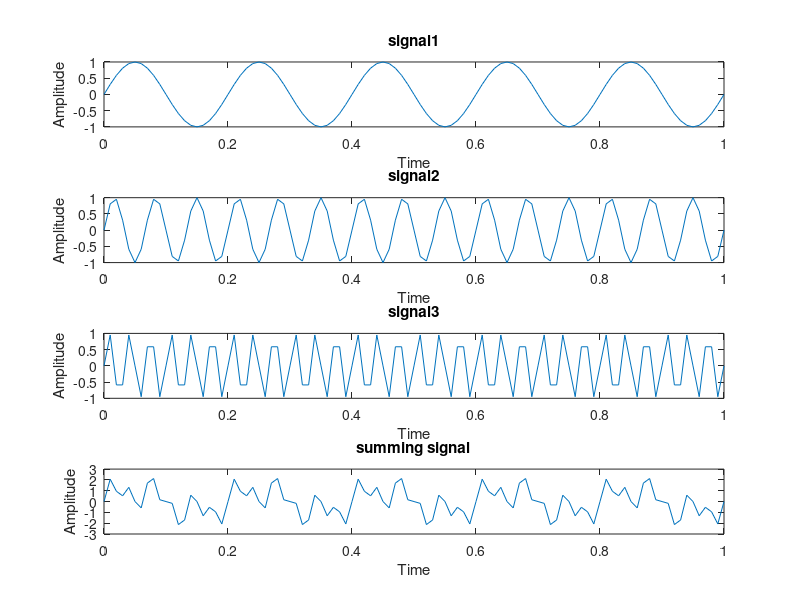
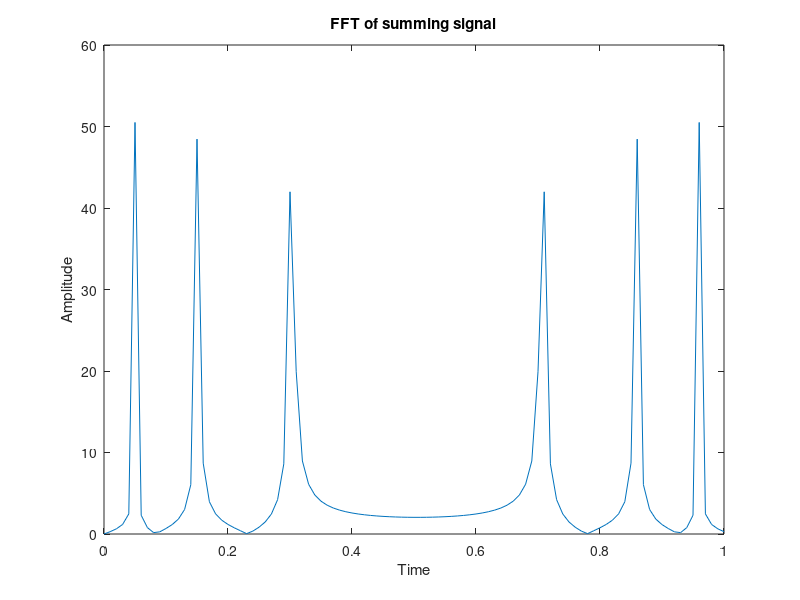
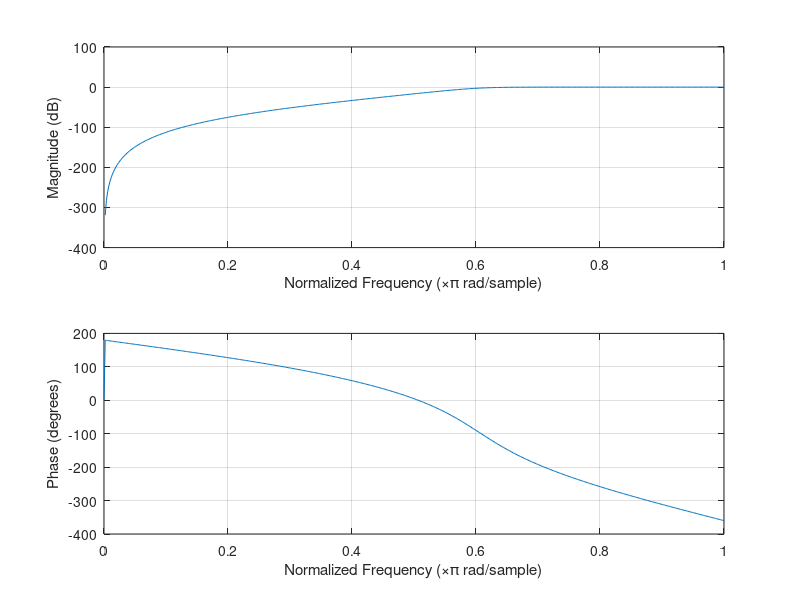
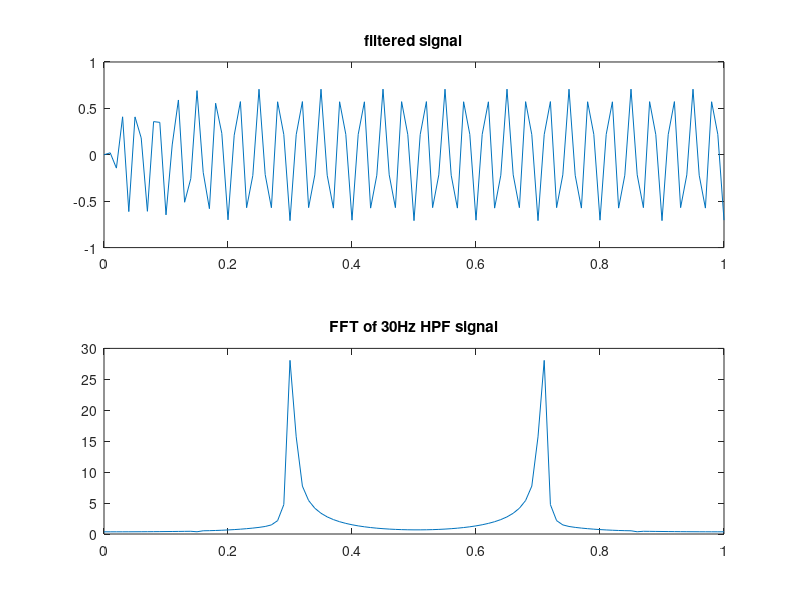

Write MATLAB code to recreate these figures, in order.
clc;
clear all;
close all;
fs = 100;
t = 0:0.01:1;
x1 = sin(2*pi*5*t);
subplot(4,1,1);
plot(t,x1);
title('signal1');
xlabel('Time');
ylabel('Amplitude');
x2 = sin(2*pi*15*t);
subplot(4,1,2);
plot(t,x2);
title('signal2');
xlabel('Time');
ylabel('Amplitude');
x3 = sin(2*pi*30*t);
subplot(4,1,3);
plot(t,x3);
title('signal3');
xlabel('Time');
ylabel('Amplitude');
x = x1+x2+x3;
subplot(4,1,4);
plot(t,x);
title('summing signal');
xlabel('Time');
ylabel('Amplitude');
y=fft(x);
y1=abs(y);
figure(2);
plot(t,y1);
title('FFT of summing signal');
xlabel('Time');
ylabel('Amplitude');
[b a]=butter(6,0.6,'high');
figure(3);
freqz(b,a);
filter1=filter(b,a,x);
figure(4);
subplot(2,1,1);
plot(t,filter1);
title('filtered signal');
y2=fft(filter1);
y3=abs(y2);
subplot(2,1,2);
plot(t,y3);
title('FFT of 30Hz HPF signal');